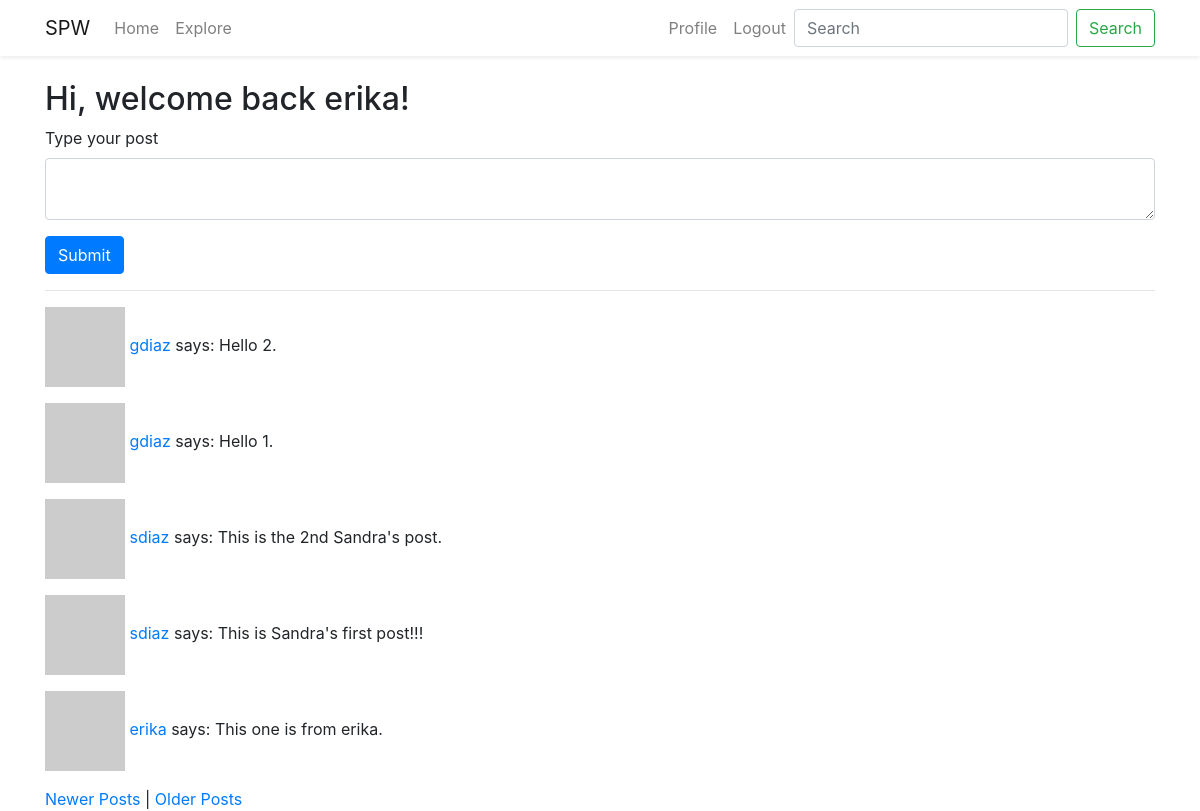
The app's page /index?page=2 (signed in) with its own data.
### src/models.py (models this page shows, shortened)
class User(UserMixin, db.Model):
    id = db.Column(db.Integer, primary_key=True)
    username = db.Column(db.String(64), index=True, unique=True)
    email = db.Column(db.String(128), index=True, unique=True)
    password_hash = db.Column(db.String(128))
    posts = db.relationship('Post', backref='author', lazy='dynamic')
    about_me = db.Column(db.String(140))
    last_seen = db.Column(db.DateTime, default=datetime.utcnow)
    following = db.relationship(
        'User', secondary=followers,
        primaryjoin=(followers.c.follower_id == id),
        secondaryjoin=(followers.c.following_id == id),
        backref=db.backref('followers', lazy='dynamic'),
        lazy='dynamic',
    )
    def posts_im_following(self):
        posts_i_follow = Post.query.join(
            followers, (followers.c.following_id == Post.user_id)).filter(
            followers.c.follower_id == self.id)
        return posts_i_follow.union(self.posts).order_by(Post.timestamp.desc())
    def avatar(self, size):
        digest = md5(self.email.lower().encode('utf-8')).hexdigest()
        return f"https://www.gravatar.com/avatar/{digest}?d=robohash&s={size}"

class Post(db.Model):
    id = db.Column(db.Integer, primary_key=True)
    body = db.Column(db.String(140))
    timestamp = db.Column(db.DateTime, index=True, default=datetime.utcnow)
    user_id = db.Column(db.Integer, db.ForeignKey('user.id'))

### src/routes.py (the view)
@app.route('/', methods=['GET', 'POST'])
@app.route('/index', methods=['GET', 'POST'])
@login_required
def index():
    form = PostForm()
    if form.validate_on_submit():
        post = Post(body=form.post.data, author=current_user)
        db.session.add(post)
        db.session.commit()
        return redirect(url_for('index'))
    page = request.args.get('page', 1, type=int)
    posts = current_user.posts_im_following().paginate(
        page=page,
        per_page=app.config['POST_PER_PAGE'],
        error_out=False,
    )
    next_page = url_for('index', page=posts.next_num) if posts.has_next else None
    prev_page = url_for('index', page=posts.prev_num) if posts.has_prev else None
    return render_template('index.html', title='Home', form=form, posts=posts.items, next_page=next_page,
                           prev_page=prev_page)

### src/forms.py
class PostForm(FlaskForm):
    post = TextAreaField('Type your post', validators=[
        DataRequired(),
        Length(min=1, max=256),
    ])
    submit = SubmitField('Submit')

### src/models.py (called while the page is built)
@login.user_loader
def load_user(idx):
    return User.query.get(int(idx))

### src/routes.py (called while the page is built)
@app.before_request
def before_request():
    if current_user.is_authenticated:
        current_user.last_seen = datetime.utcnow()
        db.session.commit()

### src/templates/index.html (shortened to what this page needs)
{% extends "base.html" %}
{% block content %}
    <h2> Hi, welcome back {{ current_user.username }}! </h2>
    {% if form %}
        <form action="" method="POST">
            <div class="form-group">
                {{ form.post.label }}<br>
                {{ form.post(class_="form-control") }}
            </div>
            {{ form.submit(class_="btn btn-primary") }}
        </form>
    {% endif %}
    <hr>
    {% for post in posts %}
        {% include "includes/_post.html" %}
    {% endfor %}
    {% if prev_page %}
        <a href="{{ prev_page }}">Newer Posts</a> |
    {% endif %}
    {% if next_page %}
        <a href="{{ next_page }}">Older Posts</a>
    {% endif %}
{% endblock %}

### src/templates/includes/_post.html
<p>
    <img src="{{ post.author.avatar(36) }}" alt="Profile Image">
    <a href="{{ url_for('user', username=post.author.username) }}">
        {{ post.author.username }}
    </a>
    says: {{ post.body }}
</p>

### records on screen
User: username "erika"
Post: author.username "gdiaz", body "Hello 2."
Post: author.username "gdiaz", body "Hello 1."
Post: author.username "sdiaz", body "This is the 2nd Sandra's post."
Post: author.username "sdiaz", body "This is Sandra's first post!!!"
Post: author.username "erika", body "This one is from erika."
